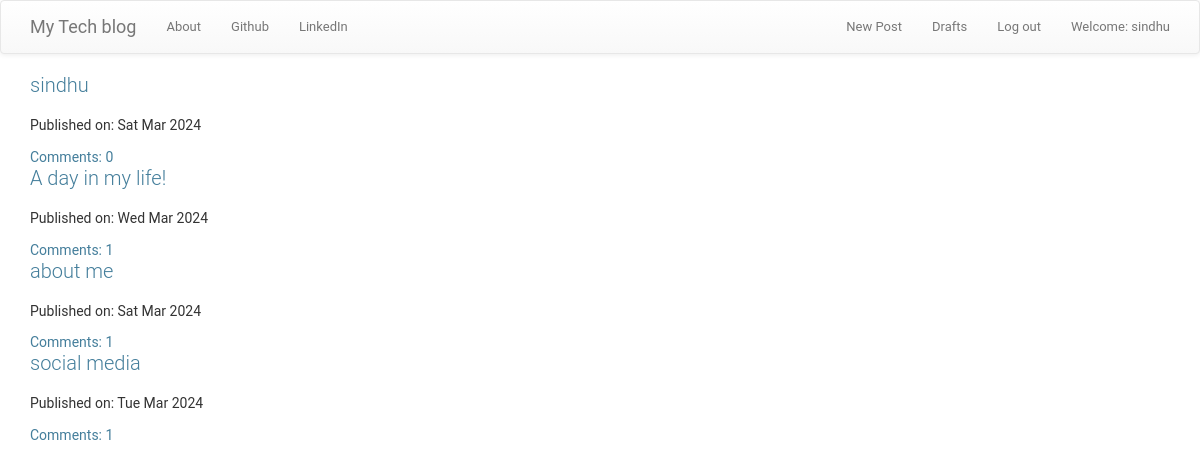
Page /blog/ (signed in) on the committed database.
### blog/models.py (models this page shows, shortened)
class Post(models.Model):
    author = models.ForeignKey(User, on_delete=models.CASCADE)
    title = models.CharField(max_length=200)
    text = models.TextField()
    created_date = models.DateTimeField(default=timezone.now)
    published_date = models.DateTimeField(blank=True, null=True)
    def approve_comments(self):
        return self.comments.filter(approved_comment=True)

### blog/views.py (the view)
class PostListView(ListView):
    model = Post
    template_name = 'post_list.html'
    def get_queryset(self):
        return Post.objects.filter(published_date__lte=timezone.now()).order_by('-published_date')

### blog/templates/post_list.html
{% extends 'base.html' %}
{% block content %}
<div class="centerstage">
    {% for post in post_list %}
        <div class="post">
            <h1><a href="{% url 'post_detail' pk=post.pk %}">{{ post.title }}</a></h1>
            <div class="date">
                <p>Published on: {{ post.published_date|date:"D M Y"}}</p>
            </div>
            <a href="{% url 'post_detail' pk=post.pk %}">Comments: {{ post.approve_comments.count }}</a>
        </div>
    {% endfor %}
</div>
{% endblock %}

### blog/templates/base.html (shortened to what this page needs)
<!DOCTYPE html>
{% load static %}
<html>
    <head>
        <link rel="stylesheet" href="https://maxcdn.bootstrapcdn.com/bootstrap/3.3.7/css/bootstrap.min.css">
        <link rel="stylesheet" href="https://maxcdn.bootstrapcdn.com/bootstrap/3.3.7/css/bootstrap-theme.min.css">
        <link rel="stylesheet" href="//cdn.jsdelivr.net/medium-editor/latest/css/medium-editor.min.css" type="text/css" media="screen" charset="utf-8">
        <link rel="stylesheet" href="{% static 'css/blog.css' %}">
<body class='loader'>
  <nav class="navbar navbar-default techfont custom-navbar">
    <div class="container">
      <ul class="nav navbar-nav">
        <li><a class='navbar-brand bigbrand' href="{% url 'post_list' %}">My Tech blog</a></li>
        <li><a href="{% url 'about'%}">About</a></li>
        <li><a href="https://www.github.com">Github</a></li>
        <li><a href="https://www.linkedin.com">LinkedIn</a></li>
      </ul>
      <ul class="nav navbar-nav navbar-right">
        {% if user.is_authenticated %}
        <li>
          <a href="{% url 'post_new' %}" >New Post</a>
        </li>
        <li>
          <a href="{% url 'post_draft_list' %}">Drafts</a>
        </li>
        <li>
          <a href="{% url 'logout' %}" >Log out</a>
        </li>
        <li>
          <a >Welcome: {{ user.username }}</a>
        </li>
          {% else %}
          <li><a class='nav navbar-right' href="{% url 'login' %}" ><span class="glyphicon glyphicon-user"></span></a></li>
        {% endif %}
      </ul>
  </div>
</nav>
        <div class="content container">
            <div class="row">
                <div class="col-md-8">
                  <div class="blog_posts">
                    {% block content %}
                    {% endblock %}
                  </div>
                </div>
            </div>
        </div>
</body>
</html>

### blog/static/css/blog.css (style rules this page uses)
body { margin: 0; padding: 0; font-size: 14px; font-family: "Roboto","Lucida Grande","DejaVu Sans","Bitstream Vera Sans",Verdana,Arial,sans-serif; color: #333; background: #fff; }
a:link, a:visited { color: #447e9b; text-decoration: none; }
p, ol, ul, dl { margin: .2em 0 .8em 0; }
p { padding: 0; line-height: 140%; }
h1,h2,h3,h4,h5 { font-weight: bold; }
h1 { margin: 0 0 20px; font-weight: 300; font-size: 20px; color: #666; }
ul li { list-style-type: square; padding: 1px 0; }
li, dt, dd { font-size: 13px; line-height: 20px; }

### rows in the picture
Post: title "sindhu", published_date "Sat Mar 2024", approve_comments.count "0"
Post: title "A day in my life!", published_date "Wed Mar 2024", approve_comments.count "1"
Post: title "about me", published_date "Sat Mar 2024", approve_comments.count "1"
Post: title "social media", published_date "Tue Mar 2024", approve_comments.count "1"

### other values in the picture
{{ user.username }} "sindhu"
